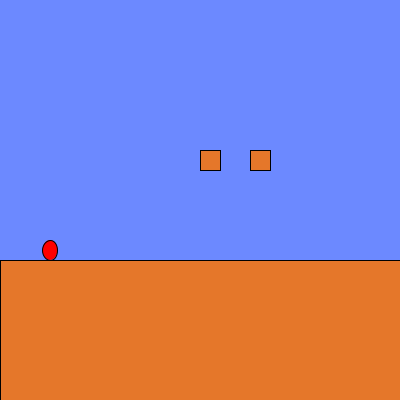
Frame 1 (no input)
Frame 60 (the mouse pressed at the canvas centre just before this capture): identical to frame 1, image omitted
Frame 120 (the mouse held since frame 60 and released just before this capture): identical to frame 1, image omitted

The Processing sketch that drew this single still picture (run headless with seeded random() and noise(); from frame 60 on, the mouse is pressed at the canvas centre):

// Processing sketch: week08_A_mario_add_box
// ── week08_A_mario_add_box.pde
void setup(){
  size(400,400);
}
float marioX=50, marioY=250, vx=0, vy=0;///vx,vy剛開始速度=0
void draw(){
  background(108,137,255);
  marioX += vx;
  if(flying){//如果在飛行
    marioY += vy;///Y方向位置會改變
    vy += 0.98;////重力加速度
    if(marioY >= 250){//碰到地板
      marioY = 250;//站在地上
      flying = false;///不再飛行
    }
  }
  fill(255,0,0); ellipse( marioX, marioY, 15, 20);///馬力歐本人
  fill(229,119,42); rect(0,260,400,150);
  drawAndTestBox(200,150,20,20);
  drawAndTestBox(250,150,20,20);///多加一個方塊
}
boolean leaveBox(int x,int y,int w,int h){///離開box
  if (x-7>marioX || marioX>x+w+7 )return true;
  else return false;
}
void drawAndTestBox(int x,int y,int w,int h){
  fill(229,119,42); rect(x,y,w,h);//方塊
  if(hitBox(x,y,w,h)){
    if(vy>0){
      marioY = y-10;
      flying =false;
      stand_box = true;
    }else{
      vy = 0;
      marioY = y+h+10;
    }
  }
  if(stand_box==true && flying==false &&leaveBox(x,y,w,h)){
    stand_box= false;
    flying =true;
    vy = 0;
  }
}
boolean hitBox(int x,int y,int w,int h){
  if (x-7<marioX && marioX<x+w+7 && y-10<marioY && marioY<y+h+10)return true;
  ///碰到方塊的下邊界
  return false;//否則沒有碰到
}
boolean flying =false, stand_box=false;
void keyPressed(){
  if(keyCode==RIGHT) vx = 2;
  if(keyCode==LEFT) vx =-2;
  if(keyCode==UP && flying==false) {
    vy =-20;
    flying = true;
    stand_box=false;///現在兩個變數都要處理
  }
}
void keyReleased(){
  if(keyCode==LEFT || keyCode==RIGHT) vx=0;
}
